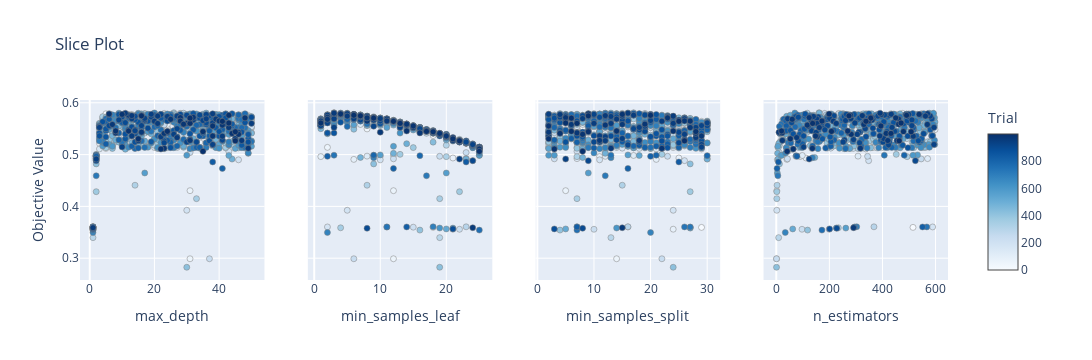

Write notebook code for a chart like this one.
### Code cell
optuna.visualization.plot_slice(study_opt_wss_bc, params = ['n_estimators', 'max_depth', 'min_samples_split', 'min_samples_leaf' ])

### Figure 1 — Plotly figure (JSON) as saved in the notebook; plotly's stock layout.template omitted (floating-point values rounded to 4 significant figures; data arrays with more than 128 entries replaced by an {"elided": "..."} marker saying what was removed)
{"data": [{"marker": {"color": {"elided": "1000 int values"}, "colorbar": {"title": {"text": "Trial"}, "x": 1, "xpad": 40, "y": 0.5}, "colorscale": [[0, "rgb(247,251,255)"], [0.125, "rgb(222,235,247)"], [0.25, "rgb(198,219,239)"], [0.375, "rgb(158,202,225)"], [0.5, "rgb(107,174,214)"], [0.625, "rgb(66,146,198)"], [0.75, "rgb(33,113,181)"], [0.875, "rgb(8,81,156)"], [1, "rgb(8,48,107)"]], "line": {"color": "Grey", "width": 0.5}, "showscale": true}, "mode": "markers", "name": "Feasible Trial", "showlegend": false, "type": "scatter", "x": {"elided": "1000 int values"}, "xaxis": "x", "y": {"elided": "1000 float values"}, "yaxis": "y"}, {"marker": {"color": {"elided": "1000 int values"}, "colorbar": {"title": {"text": "Trial"}, "x": 1, "xpad": 40}, "colorscale": [[0, "rgb(247,251,255)"], [0.125, "rgb(222,235,247)"], [0.25, "rgb(198,219,239)"], [0.375, "rgb(158,202,225)"], [0.5, "rgb(107,174,214)"], [0.625, "rgb(66,146,198)"], [0.75, "rgb(33,113,181)"], [0.875, "rgb(8,81,156)"], [1, "rgb(8,48,107)"]], "line": {"color": "Grey", "width": 0.5}, "showscale": false}, "mode": "markers", "name": "Feasible Trial", "showlegend": false, "type": "scatter", "x": {"elided": "1000 int values"}, "xaxis": "x2", "y": {"elided": "1000 float values"}, "yaxis": "y2"}, {"marker": {"color": {"elided": "1000 int values"}, "colorbar": {"title": {"text": "Trial"}, "x": 1, "xpad": 40}, "colorscale": [[0, "rgb(247,251,255)"], [0.125, "rgb(222,235,247)"], [0.25, "rgb(198,219,239)"], [0.375, "rgb(158,202,225)"], [0.5, "rgb(107,174,214)"], [0.625, "rgb(66,146,198)"], [0.75, "rgb(33,113,181)"], [0.875, "rgb(8,81,156)"], [1, "rgb(8,48,107)"]], "line": {"color": "Grey", "width": 0.5}, "showscale": false}, "mode": "markers", "name": "Feasible Trial", "showlegend": false, "type": "scatter", "x": {"elided": "1000 int values"}, "xaxis": "x3", "y": {"elided": "1000 float values"}, "yaxis": "y3"}, {"marker": {"color": {"elided": "1000 int values"}, "colorbar": {"title": {"text": "Trial"}, "x": 1, "xpad": 40}, "colorscale": [[0, "rgb(247,251,255)"], [0.125, "rgb(222,235,247)"], [0.25, "rgb(198,219,239)"], [0.375, "rgb(158,202,225)"], [0.5, "rgb(107,174,214)"], [0.625, "rgb(66,146,198)"], [0.75, "rgb(33,113,181)"], [0.875, "rgb(8,81,156)"], [1, "rgb(8,48,107)"]], "line": {"color": "Grey", "width": 0.5}, "showscale": false}, "mode": "markers", "name": "Feasible Trial", "showlegend": false, "type": "scatter", "x": {"elided": "1000 int values"}, "xaxis": "x4", "y": {"elided": "1000 float values"}, "yaxis": "y4"}], "layout": {"height": 360, "title": {"text": "Slice Plot"}, "width": 1200, "xaxis": {"anchor": "y", "autorange": true, "domain": [0, 0.2125], "range": [-2.863, 53.86], "title": {"text": "max_depth"}, "type": "linear"}, "xaxis2": {"anchor": "y2", "autorange": true, "domain": [0.2625, 0.475], "range": [-0.8921, 26.89], "title": {"text": "min_samples_leaf"}, "type": "linear"}, "xaxis3": {"anchor": "y3", "autorange": true, "domain": [0.525, 0.7375], "range": [-0.2074, 32.21], "title": {"text": "min_samples_split"}, "type": "linear"}, "xaxis4": {"anchor": "y4", "autorange": true, "domain": [0.7875, 1], "range": [-46.07, 645.1], "title": {"text": "n_estimators"}, "type": "linear"}, "yaxis": {"anchor": "x", "autorange": true, "domain": [0, 1], "range": [0.2579, 0.6053], "title": {"text": "Objective Value"}, "type": "linear"}, "yaxis2": {"anchor": "x2", "autorange": true, "domain": [0, 1], "matches": "y", "range": [0.2579, 0.6053], "showticklabels": false, "type": "linear"}, "yaxis3": {"anchor": "x3", "autorange": true, "domain": [0, 1], "matches": "y", "range": [0.2579, 0.6053], "showticklabels": false, "type": "linear"}, "yaxis4": {"anchor": "x4", "autorange": true, "domain": [0, 1], "matches": "y", "range": [0.2579, 0.6053], "showticklabels": false, "type": "linear"}}}
